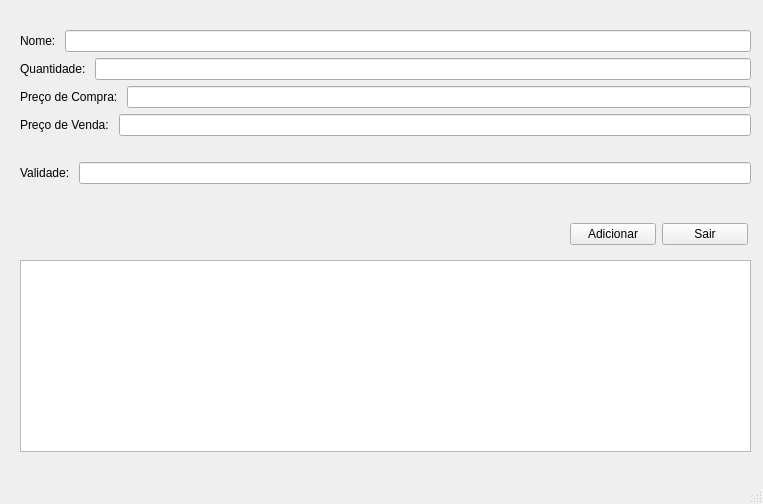
<?xml version="1.0" encoding="UTF-8"?>
<ui version="4.0">
 <class>Produtos</class>
 <widget class="QMainWindow" name="Produtos">
  <property name="geometry">
   <rect>
    <x>0</x>
    <y>0</y>
    <width>763</width>
    <height>504</height>
   </rect>
  </property>
  <property name="windowTitle">
   <string>MainWindow</string>
  </property>
  <widget class="QWidget" name="centralwidget">
   <widget class="QTableView" name="productsView">
    <property name="geometry">
     <rect>
      <x>20</x>
      <y>260</y>
      <width>731</width>
      <height>192</height>
     </rect>
    </property>
   </widget>
   <widget class="QWidget" name="">
    <property name="geometry">
     <rect>
      <x>20</x>
      <y>10</y>
      <width>731</width>
      <height>194</height>
     </rect>
    </property>
    <layout class="QHBoxLayout" name="horizontalLayout_6">
     <item>
      <layout class="QVBoxLayout" name="verticalLayout">
       <item>
        <layout class="QVBoxLayout" name="verticalLayout_4">
         <item>
          <layout class="QVBoxLayout" name="verticalLayout_3">
           <item>
            <layout class="QVBoxLayout" name="verticalLayout_2">
             <item>
              <layout class="QHBoxLayout" name="horizontalLayout">
               <item>
                <widget class="QLabel" name="label">
                 <property name="text">
                  <string>Nome: </string>
                 </property>
                </widget>
               </item>
               <item>
                <widget class="QLineEdit" name="nameEdit"/>
               </item>
              </layout>
             </item>
             <item>
              <layout class="QHBoxLayout" name="horizontalLayout_2">
               <item>
                <widget class="QLabel" name="label_2">
                 <property name="text">
                  <string>Quantidade: </string>
                 </property>
                </widget>
               </item>
               <item>
                <widget class="QLineEdit" name="quantityEdit"/>
               </item>
              </layout>
             </item>
            </layout>
           </item>
           <item>
            <layout class="QHBoxLayout" name="horizontalLayout_3">
             <item>
              <widget class="QLabel" name="label_4">
               <property name="text">
                <string>Preço de Compra: </string>
               </property>
              </widget>
             </item>
             <item>
              <widget class="QLineEdit" name="purchaseEdit"/>
             </item>
            </layout>
           </item>
          </layout>
         </item>
         <item>
          <layout class="QHBoxLayout" name="horizontalLayout_4">
           <item>
            <widget class="QLabel" name="label_5">
             <property name="text">
              <string>Preço de Venda: </string>
             </property>
            </widget>
           </item>
           <item>
            <widget class="QLineEdit" name="sellEdit"/>
           </item>
          </layout>
         </item>
        </layout>
       </item>
       <item>
        <layout class="QHBoxLayout" name="horizontalLayout_5">
         <item>
          <widget class="QLabel" name="label_3">
           <property name="text">
            <string>Validade: </string>
           </property>
          </widget>
         </item>
         <item>
          <widget class="QLineEdit" name="validityEdit"/>
         </item>
        </layout>
       </item>
      </layout>
     </item>
    </layout>
   </widget>
   <widget class="QWidget" name="">
    <property name="geometry">
     <rect>
      <x>570</x>
      <y>220</y>
      <width>178</width>
      <height>29</height>
     </rect>
    </property>
    <layout class="QHBoxLayout" name="horizontalLayout_7">
     <item>
      <widget class="QPushButton" name="addButton">
       <property name="text">
        <string>Adicionar</string>
       </property>
      </widget>
     </item>
     <item>
      <widget class="QPushButton" name="exitButton">
       <property name="text">
        <string>Sair</string>
       </property>
      </widget>
     </item>
    </layout>
    <zorder>addButton</zorder>
    <zorder>exitButton</zorder>
   </widget>
  </widget>
  <widget class="QMenuBar" name="menubar">
   <property name="geometry">
    <rect>
     <x>0</x>
     <y>0</y>
     <width>763</width>
     <height>25</height>
    </rect>
   </property>
  </widget>
  <widget class="QStatusBar" name="statusbar"/>
 </widget>
 <resources/>
 <connections/>
</ui>
